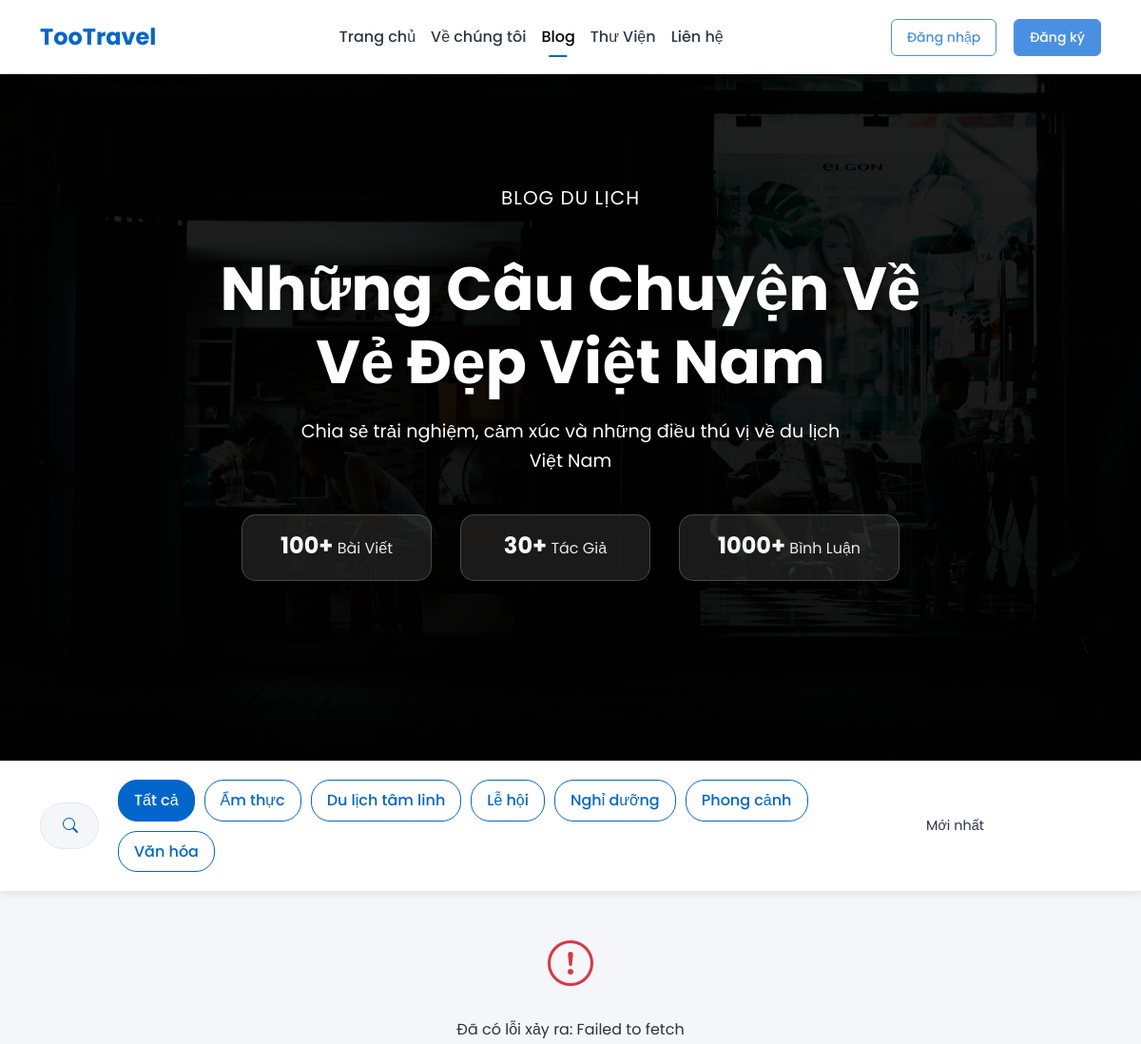
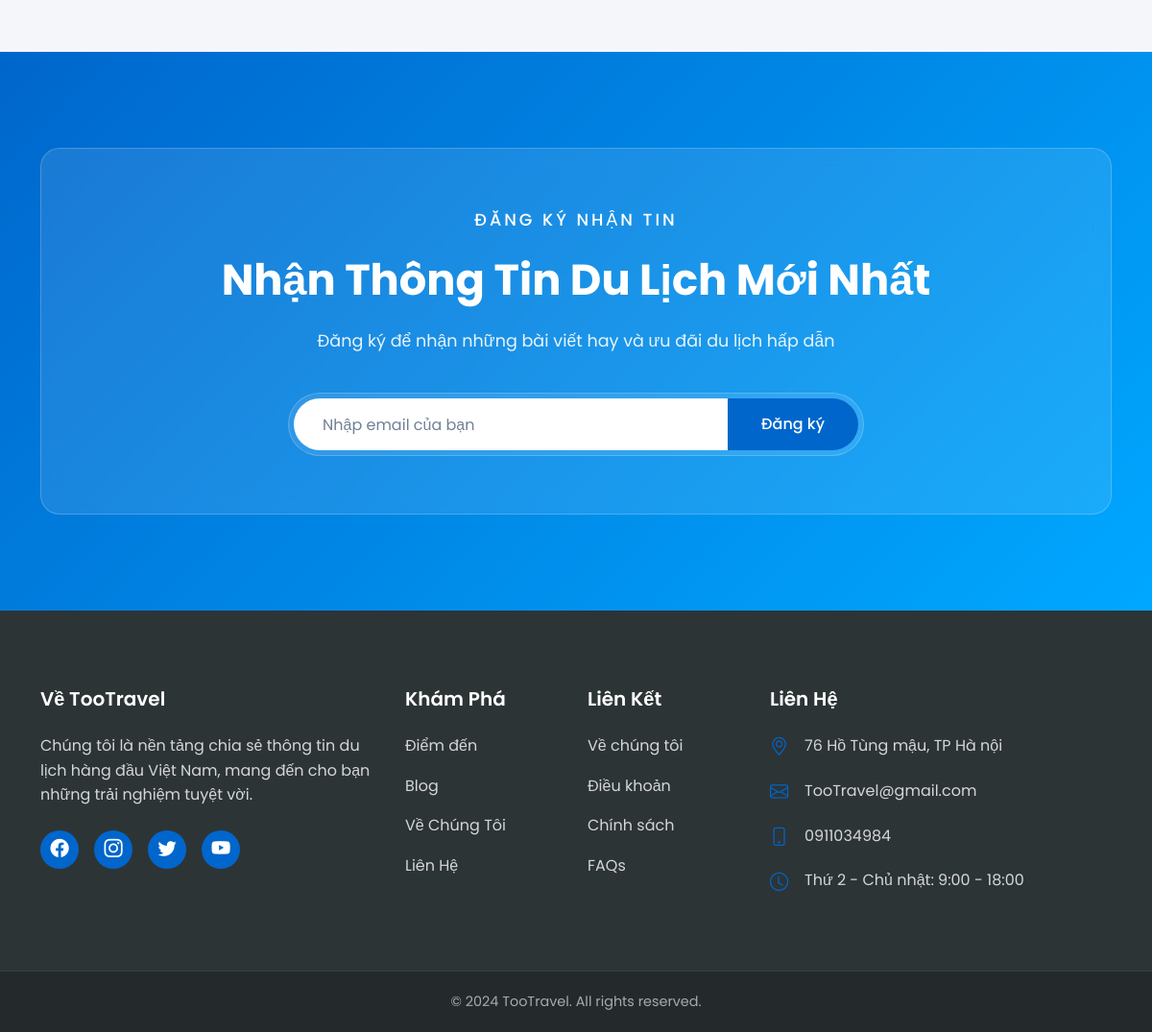
Screenshot of /blog.php with the database file from the repository (2 pictures, top to bottom).
### tables this page shows
CREATE TABLE categories (
        id INT PRIMARY KEY AUTO_INCREMENT,
        name VARCHAR(100) NOT NULL,
        slug VARCHAR(100) UNIQUE NOT NULL
    );

### config/database.php (called while the page is built, shortened)
<?php
class Database {
    private $host = DB_HOST;
    private $user = DB_USER;
    private $pass = DB_PASS;
    private $dbname = DB_NAME;
    private $conn;
    private $stmt;
    private $result;
    public function __construct() {
        try {
            $this->conn = new mysqli($this->host, $this->user, $this->pass, $this->dbname);
            $this->conn->set_charset("utf8mb4");
        } catch (Exception $e) {
            error_log($e->getMessage());
            throw $e;
        }
    }
    public function query($query) {
        $query = preg_replace('/:([a-zA-Z0-9_]+)/', '?', $query);
        $this->stmt = $this->conn->prepare($query);
        return true;
    }
    public function execute() {
        $success = $this->stmt->execute();
        if ($success) {
            $this->result = $this->stmt->get_result();
        } else {
            $this->error = $this->stmt->error;
        }
        return $success;
    }
    public function getAll() {
        $this->execute();
        $results = [];
        while ($row = $this->result->fetch_assoc()) {
            $results[] = $row;
        }
        return $results;
    }
}

### blog.php (the view, shortened to what this page needs)
<?php
require_once 'config/database.php';
$db = new Database();
$sql = "
    SELECT p.id, p.title, p.excerpt, p.thumbnail,
           COALESCE(p.thumbnail, 'images/Default-thumbnail.jpg') as image,
           p.published_at, p.views,
           u.username AS author_name, u.avatar AS author_avatar,
           c.name AS category_name,
           (SELECT COUNT(*) FROM comments WHERE post_id = p.id AND is_visible = 1) AS comment_count
    FROM posts p
    LEFT JOIN users u ON p.author_id = u.id
    LEFT JOIN categories c ON p.category_id = c.id
    WHERE p.status = 'published'
    ORDER BY p.published_at DESC
";
$db->query($sql);
require_once 'header.php';
?>
<section class="blog-hero">
    <div class="hero-overlay"></div>
    <div class="container">
        <div class="hero-content" data-aos="fade-up">
            <span class="hero-subtitle" data-aos="fade-up" data-aos-delay="100">BLOG DU LỊCH</span>
            <h1 data-aos="fade-up" data-aos-delay="200">Những Câu Chuyện Về Vẻ Đẹp Việt Nam</h1>
            <p data-aos="fade-up" data-aos-delay="300">Chia sẻ trải nghiệm, cảm xúc và những điều thú vị về du lịch<br>Việt Nam</p>
            <div class="hero-stats" data-aos="fade-up" data-aos-delay="400">
                <div class="stat-item">
                    <span class="stat-number">100+</span>
                    <span class="stat-text">Bài Viết</span>
                </div>
                <div class="stat-item">
                    <span class="stat-number">30+</span>
                    <span class="stat-text">Tác Giả</span>
                </div>
                <div class="stat-item">
                    <span class="stat-number">1000+</span>
                    <span class="stat-text">Bình Luận</span>
                </div>
            </div>
        </div>
    </div>
</section>
<section class="blog-filter">
    <div class="container">
        <div class="filter-wrapper">
            <div class="search-box" data-aos="fade-right">
                <input type="text" class="form-control" id="searchInput" placeholder="Tìm kiếm bài viết...">
                <button type="button" id="searchButton"><i class="bi bi-search"></i></button>
            </div>
            <div class="filter-buttons" data-aos="fade-up">
                <button class="filter-btn active" data-filter="all">Tất cả</button>
                <?php
                $sql = "SELECT name, slug FROM categories ORDER BY name";
                $db->query($sql);
                $categories = $db->getAll();
                foreach ($categories as $category): ?>
                    <button class="filter-btn" data-filter="<?= $category['slug'] ?>">
                        <?= htmlspecialchars($category['name']) ?>
                    </button>
                <?php endforeach; ?>
            </div>
            <div class="sort-box" data-aos="fade-left">
                <select class="form-select sort-select">
                    <option value="newest">Mới nhất</option>
                </select>
            </div>
        </div>
    </div>
</section>
<section class="blog-grid">
    <div class="container">
        <div class="row g-4" id="posts-container">
        </div>
    </div>
</section>
<section class="newsletter">
    <div class="container">
        <div class="newsletter-wrapper text-center">
            <span class="subtitle">Đăng ký nhận tin</span>
            <h2>Nhận Thông Tin Du Lịch Mới Nhất</h2>
            <p>Đăng ký để nhận những bài viết hay và ưu đãi du lịch hấp dẫn</p>
            <form class="newsletter-form">
                <div class="input-group">
                    <input type="email" class="form-control" placeholder="Nhập email của bạn">
                    <button class="btn btn-primary">Đăng ký</button>
                </div>
            </form>
        </div>
    </div>
</section>
<footer class="footer">
    <div class="container">
        <div class="row">
            <div class="col-lg-4 mb-4 mb-lg-0">
                <h4>Về TooTravel</h4>
                <p>Chúng tôi là nền tảng chia sẻ thông tin du lịch hàng đầu Việt Nam, mang đến cho bạn những trải nghiệm tuyệt vời.</p>
                <div class="social-links">
                    <a href="#" class="facebook"><i class="bi bi-facebook"></i></a>
                    <a href="#" class="instagram"><i class="bi bi-instagram"></i></a>
                    <a href="#" class="twitter"><i class="bi bi-twitter"></i></a>
                    <a href="#" class="youtube"><i class="bi bi-youtube"></i></a>
                </div>
            </div>
            <div class="col-lg-2 col-md-4 mb-4 mb-lg-0">
                <h4>Khám Phá</h4>
                <ul class="footer-links">
                    <li><a href="gallery.php">Điểm đến</a></li>
                    <li><a href="blog.php">Blog</a></li>
                    <li><a href="about.php">Về Chúng Tôi</a></li>
                    <li><a href="contact.php">Liên Hệ</a></li>
                </ul>
            </div>
            <div class="col-lg-2 col-md-4 mb-4 mb-lg-0">
                <h4>Liên Kết</h4>
                <ul class="footer-links">
                    <li><a href="about.php">Về chúng tôi</a></li>
                    <li><a href="about.php">Điều khoản</a></li>
                    <li><a href="about.php">Chính sách</a></li>
                    <li><a href="about.php">FAQs</a></li>
                </ul>
            </div>
            <div class="col-lg-4 col-md-4">
                <h4>Liên Hệ</h4>
                <ul class="footer-contact">
                    <li>
                        <i class="bi bi-geo-alt"></i>
                        <span>76 Hồ Tùng mậu, TP Hà nội</span>
                    </li>
                    <li>
                        <i class="bi bi-envelope"></i>
                        <span>TooTravel@gmail.com</span>
                    </li>
                    <li>
                        <i class="bi bi-phone"></i>
                        <span>0911034984</span>
                    </li>
                    <li>
                        <i class="bi bi-clock"></i>
                        <span>Thứ 2 - Chủ nhật: 9:00 - 18:00</span>
                    </li>
                </ul>
            </div>
        </div>
    </div>
    <div class="footer-bottom">
        <div class="container">
            <p>&copy; 2024 TooTravel. All rights reserved.</p>
        </div>
    </div>
</footer>
</body>
</html>

### rows the page displays
categories: name "Ẩm thực"
categories: name "Du lịch tâm linh"
categories: name "Lễ hội"
categories: name "Nghỉ dưỡng"
categories: name "Phong cảnh"
categories: name "Văn hóa"
